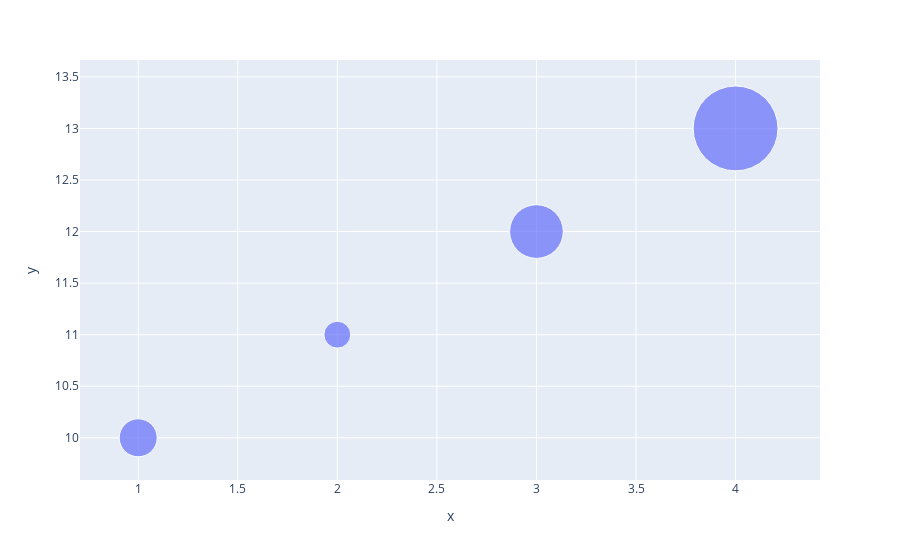

The notebook cell this image was saved under:
### Code cell
## type your code ##
fig=px.scatter(data_frame=df, x='x', y='y', size='population', size_max=60)
fig.show()

### Figure 1 — Plotly figure (JSON) as saved in the notebook; plotly's stock layout.template omitted (floating-point values rounded to 4 significant figures)
{"data": [{"hovertemplate": "x=%{x}<br>y=%{y}<br>population=%{marker.size}<extra></extra>", "legendgroup": "", "marker": {"color": "#636efa", "size": [400, 200, 800, 2000], "sizemode": "area", "sizeref": 0.5556, "symbol": "circle"}, "mode": "markers", "name": "", "orientation": "v", "showlegend": false, "type": "scatter", "x": [1, 2, 3, 4], "xaxis": "x", "y": [10, 11, 12, 13], "yaxis": "y"}], "layout": {"legend": {"itemsizing": "constant", "tracegroupgap": 0}, "margin": {"t": 60}, "xaxis": {"anchor": "y", "domain": [0, 1], "title": {"text": "x"}}, "yaxis": {"anchor": "x", "domain": [0, 1], "title": {"text": "y"}}}}
